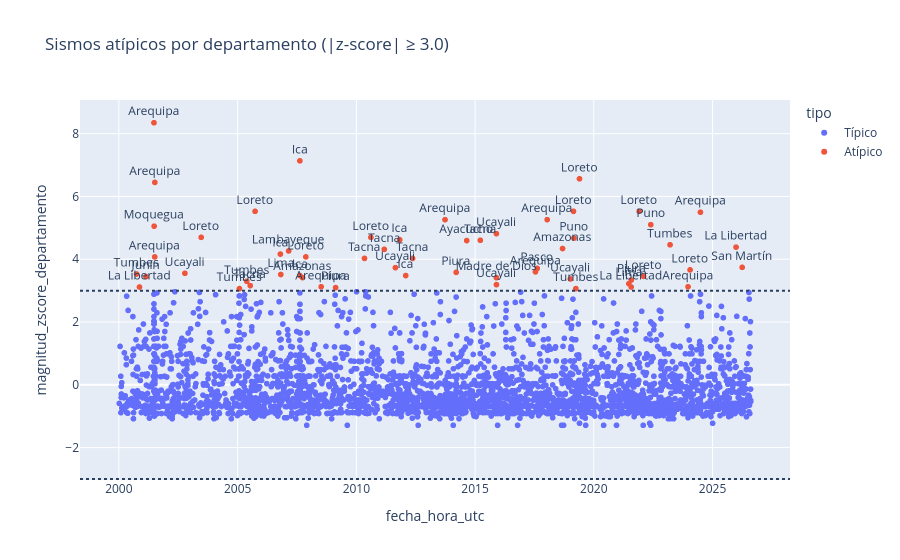

The notebook cell this image was saved under:
### Markdown cell above
## Pregunta 5: ¿Qué eventos se alejan del patrón esperado de magnitud y frecuencia?

### Code cell
umbral = 3.0

df["tipo"] = df["magnitud_zscore_departamento"].abs().ge(umbral).map({
    True: "Atípico",
    False: "Típico"
})

df["etiqueta"] = df["departamento"].astype(str).where(
    df["tipo"] == "Atípico", ""
)
atipicos = df[df["tipo"] == "Atípico"].copy()

fig = px.scatter(
    df,
    x="fecha_hora_utc",
    y="magnitud_zscore_departamento",
    color="tipo",
    text="etiqueta",
    hover_data=["departamento", "magnitud", "lugar"],
    title=f"Sismos atípicos por departamento (|z-score| ≥ {umbral})"
)

fig.update_traces(textposition="top center")
fig.add_hline(y=umbral, line_dash="dot")
fig.add_hline(y=-umbral, line_dash="dot")
fig.show()

atipicos.nlargest(
    20, "magnitud_zscore_departamento"
)[[
    "fecha_hora_utc",
    "departamento",
    "magnitud",
    "magnitud_zscore_departamento"
]]

### Figure 1 — Plotly figure (JSON) as saved in the notebook; plotly's stock layout.template omitted (floating-point values rounded to 4 significant figures; data arrays with more than 128 entries replaced by an {"elided": "..."} marker saying what was removed)
{"data": [{"customdata": {"elided": "3387x3 mixed values"}, "hovertemplate": "tipo=Típico<br>fecha_hora_utc=%{x}<br>magnitud_zscore_departamento=%{y}<br>etiqueta=%{text}<br>departamento=%{customdata[0]}<br>magnitud=%{customdata[1]}<br>lugar=%{customdata[2]}<extra></extra>", "legendgroup": "Típico", "marker": {"color": "#636efa", "symbol": "circle"}, "mode": "markers+text", "name": "Típico", "showlegend": true, "text": {"elided": "3387 str values"}, "textposition": "top center", "type": "scattergl", "x": {"elided": "3387 str values"}, "xaxis": "x", "y": {"elided": "3387 float values"}, "yaxis": "y"}, {"customdata": {"elided": "57x3 mixed values"}, "hovertemplate": "tipo=Atípico<br>fecha_hora_utc=%{x}<br>magnitud_zscore_departamento=%{y}<br>etiqueta=%{text}<br>departamento=%{customdata[0]}<br>magnitud=%{customdata[1]}<br>lugar=%{customdata[2]}<extra></extra>", "legendgroup": "Atípico", "marker": {"color": "#EF553B", "symbol": "circle"}, "mode": "markers+text", "name": "Atípico", "showlegend": true, "text": ["Amazonas", "Amazonas", "Arequipa", "Arequipa", "Arequipa", "Arequipa", "Arequipa", "Arequipa", "Arequipa", "Arequipa", "Arequipa", "Ayacucho", "Ica", "Ica", "Ica", "Ica", "Ica", "Junín", "La Libertad", "La Libertad", "La Libertad", "Lambayeque", "Lima", "Lima", "Loreto", "Loreto", "Loreto", "Loreto", "Loreto", "Loreto", "Loreto", "Loreto", "Loreto", "Madre de Dios", "Moquegua", "Pasco", "Piura", "Piura", "Piura", "Puno", "Puno", "San Martín", "Tacna", "Tacna", "Tacna", "Tacna", "Tacna", "Tumbes", "Tumbes", "Tumbes", "Tumbes", "Tumbes", "Ucayali", "Ucayali", "Ucayali", "Ucayali", "Ucayali"], "textposition": "top center", "type": "scattergl", "x": ["2007-09-26T04:43:17.610000000", "2018-09-07T02:12:06.280000000", "2001-06-23T20:33:14.130000000", "2001-07-05T13:53:48.360000000", "2001-07-07T09:38:43.520000000", "2008-07-08T09:13:07.460000000", "2013-09-25T16:42:43.170000000", "2017-07-18T02:05:19.750000000", "2018-01-14T09:18:45.540000000", "2023-12-20T12:11:21.484000000", "2024-06-28T05:36:36.902000000", "2014-08-24T23:21:45.520000000", "2006-10-20T10:48:56.010000000", "2007-08-15T23:40:57.890000000", "2007-08-16T05:16:56.150000000", "2011-10-28T18:54:34.040000000", "2012-01-30T05:11:00.950000000", "2001-02-21T15:20:21.390000000", "2000-11-13T06:46:11.280000000", "2021-07-29T00:32:13.932000000", "2025-12-28T02:51:49.922000000", "2007-02-24T02:36:23.650000000", "2006-10-26T22:54:32.320000000", "2021-06-23T02:54:18.757000000", "2003-06-20T06:19:38.910000000", "2005-09-26T01:55:37.670000000", "2007-11-16T03:13:00.120000000", "2010-08-12T11:54:15.580000000", "2019-02-22T10:17:23.770000000", "2019-05-26T07:41:15.073000000", "2021-11-28T10:52:14.579000000", "2022-02-03T15:58:57.367000000", "2024-01-20T21:31:05.092000000", "2015-11-24T22:45:38.880000000", "2001-06-26T04:18:31.380000000", "2017-08-13T16:51:24.050000000", "2009-02-15T10:04:49.310000000", "2014-03-15T23:51:32.970000000", "2021-07-30T17:10:19.554000000", "2019-03-01T08:50:42.591000000", "2022-05-26T12:02:21.110000000", "2026-04-01T11:20:27.264000000", "2005-07-13T12:06:13.340000000", "2010-05-06T02:42:47.940000000", "2011-03-06T12:31:59.780000000", "2012-05-14T10:00:40.230000000", "2015-03-23T04:51:38.010000000", "2000-09-28T23:23:43.350000000", "2005-01-28T15:46:45.270000000", "2005-05-21T05:11:35.390000000", "2019-03-31T07:04:04.795000000", "2023-03-18T17:12:52.481000000", "2002-10-12T20:09:11.460000000", "2011-08-24T17:46:11.650000000", "2015-11-24T22:50:54.370000000", "2015-11-26T05:45:18.400000000", "2019-01-05T19:25:38.520000000"], "xaxis": "x", "y": [3.416, 4.342, 8.349, 4.074, 6.449, 3.124, 5.261, 3.599, 5.261, 3.124, 5.499, 4.595, 4.166, 7.136, 3.481, 4.623, 3.481, 3.447, 3.117, 3.117, 4.387, 4.265, 3.514, 3.221, 4.698, 5.527, 4.076, 4.698, 5.527, 6.563, 5.527, 3.455, 3.662, 3.413, 5.053, 3.708, 3.098, 3.582, 3.34, 4.671, 5.101, 3.742, 3.161, 4.027, 4.316, 4.027, 4.604, 3.531, 3.065, 3.298, 3.065, 4.461, 3.553, 3.733, 4.815, 3.192, 3.372], "yaxis": "y"}], "layout": {"legend": {"title": {"text": "tipo"}, "tracegroupgap": 0}, "shapes": [{"line": {"dash": "dot"}, "type": "line", "x0": 0, "x1": 1, "xref": "x domain", "y0": 3, "y1": 3, "yref": "y"}, {"line": {"dash": "dot"}, "type": "line", "x0": 0, "x1": 1, "xref": "x domain", "y0": -3, "y1": -3, "yref": "y"}], "title": {"text": "Sismos atípicos por departamento (|z-score| ≥ 3.0)"}, "xaxis": {"anchor": "y", "domain": [0, 1], "title": {"text": "fecha_hora_utc"}}, "yaxis": {"anchor": "x", "domain": [0, 1], "title": {"text": "magnitud_zscore_departamento"}}}}
